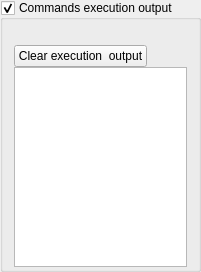
         <widget class="QGroupBox" name="cmdGroupBox">
          <property name="title">
           <string>Commands execution output</string>
          </property>
          <property name="checkable">
           <bool>true</bool>
          </property>
          <layout class="QVBoxLayout" name="verticalLayout_8">
           <property name="spacing">
            <number>0</number>
           </property>
           <property name="topMargin">
            <number>25</number>
           </property>
           <property name="bottomMargin">
            <number>2</number>
           </property>
           <item>
            <layout class="QHBoxLayout" name="horizontalLayout_8" stretch="0,0">
             <property name="spacing">
              <number>6</number>
             </property>
             <property name="sizeConstraint">
              <enum>QLayout::SetDefaultConstraint</enum>
             </property>
             <item>
              <widget class="QPushButton" name="clear_ex_output_btn">
               <property name="sizePolicy">
                <sizepolicy hsizetype="Maximum" vsizetype="Fixed">
                 <horstretch>0</horstretch>
                 <verstretch>0</verstretch>
                </sizepolicy>
               </property>
               <property name="text">
                <string>Clear execution  output</string>
               </property>
              </widget>
             </item>
             <item>
              <spacer name="horizontalSpacer">
               <property name="orientation">
                <enum>Qt::Horizontal</enum>
               </property>
               <property name="sizeHint" stdset="0">
                <size>
                 <width>40</width>
                 <height>20</height>
                </size>
               </property>
              </spacer>
             </item>
            </layout>
           </item>
           <item>
            <widget class="QWidget" name="widget_3" native="true">
             <layout class="QVBoxLayout" name="verticalLayout_5">
              <property name="spacing">
               <number>0</number>
              </property>
              <property name="leftMargin">
               <number>0</number>
              </property>
              <property name="topMargin">
               <number>0</number>
              </property>
              <property name="rightMargin">
               <number>0</number>
              </property>
              <property name="bottomMargin">
               <number>0</number>
              </property>
              <item>
               <widget class="QPlainTextEdit" name="scriptText">
                <property name="minimumSize">
                 <size>
                  <width>0</width>
                  <height>200</height>
                 </size>
                </property>
                <property name="font">
                 <font/>
                </property>
                <property name="sizeAdjustPolicy">
                 <enum>QAbstractScrollArea::AdjustToContents</enum>
                </property>
                <property name="readOnly">
                 <bool>true</bool>
                </property>
               </widget>
              </item>
             </layout>
            </widget>
           </item>
          </layout>
         </widget>
